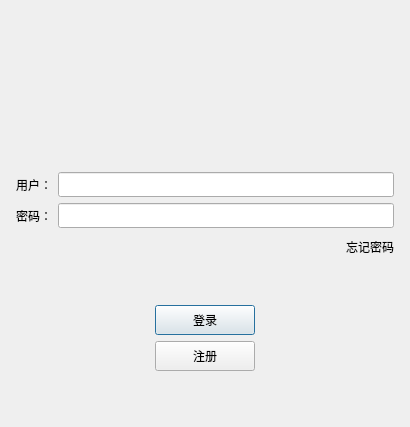
<?xml version="1.0" encoding="UTF-8"?>
<ui version="4.0">
 <class>LoginDialog</class>
 <widget class="QDialog" name="LoginDialog">
  <property name="geometry">
   <rect>
    <x>0</x>
    <y>0</y>
    <width>410</width>
    <height>427</height>
   </rect>
  </property>
  <property name="windowTitle">
   <string>Dialog</string>
  </property>
  <layout class="QVBoxLayout" name="verticalLayout_2">
   <item>
    <widget class="QWidget" name="widget" native="true">
     <layout class="QGridLayout" name="gridLayout">
      <item row="1" column="0">
       <spacer name="verticalSpacer">
        <property name="orientation">
         <enum>Qt::Orientation::Vertical</enum>
        </property>
        <property name="sizeHint" stdset="0">
         <size>
          <width>20</width>
          <height>40</height>
         </size>
        </property>
       </spacer>
      </item>
      <item row="0" column="0">
       <widget class="QLabel" name="label">
        <property name="text">
         <string/>
        </property>
        <property name="pixmap">
         <pixmap resource="rc.qrc">:/res/ice.png</pixmap>
        </property>
        <property name="alignment">
         <set>Qt::AlignmentFlag::AlignCenter</set>
        </property>
       </widget>
      </item>
     </layout>
    </widget>
   </item>
   <item>
    <layout class="QVBoxLayout" name="verticalLayout">
     <property name="leftMargin">
      <number>5</number>
     </property>
     <property name="topMargin">
      <number>5</number>
     </property>
     <property name="rightMargin">
      <number>5</number>
     </property>
     <property name="bottomMargin">
      <number>5</number>
     </property>
     <item>
      <spacer name="verticalSpacer_3">
       <property name="orientation">
        <enum>Qt::Orientation::Vertical</enum>
       </property>
       <property name="sizeHint" stdset="0">
        <size>
         <width>20</width>
         <height>40</height>
        </size>
       </property>
      </spacer>
     </item>
     <item>
      <layout class="QHBoxLayout" name="horizontalLayout">
       <item>
        <widget class="QLabel" name="user_label">
         <property name="minimumSize">
          <size>
           <width>0</width>
           <height>25</height>
          </size>
         </property>
         <property name="maximumSize">
          <size>
           <width>16777215</width>
           <height>25</height>
          </size>
         </property>
         <property name="text">
          <string>用户：</string>
         </property>
        </widget>
       </item>
       <item>
        <widget class="QLineEdit" name="user_lineEdit">
         <property name="minimumSize">
          <size>
           <width>0</width>
           <height>25</height>
          </size>
         </property>
         <property name="maximumSize">
          <size>
           <width>16777215</width>
           <height>25</height>
          </size>
         </property>
        </widget>
       </item>
      </layout>
     </item>
     <item>
      <layout class="QHBoxLayout" name="horizontalLayout_3">
       <item>
        <widget class="QLabel" name="pass_label">
         <property name="minimumSize">
          <size>
           <width>0</width>
           <height>25</height>
          </size>
         </property>
         <property name="maximumSize">
          <size>
           <width>16777215</width>
           <height>25</height>
          </size>
         </property>
         <property name="text">
          <string>密码：</string>
         </property>
        </widget>
       </item>
       <item>
        <widget class="QLineEdit" name="pass_lineEdit">
         <property name="maximumSize">
          <size>
           <width>16777215</width>
           <height>25</height>
          </size>
         </property>
        </widget>
       </item>
      </layout>
     </item>
     <item>
      <layout class="QHBoxLayout" name="horizontalLayout_4">
       <item>
        <spacer name="horizontalSpacer">
         <property name="orientation">
          <enum>Qt::Orientation::Horizontal</enum>
         </property>
         <property name="sizeHint" stdset="0">
          <size>
           <width>40</width>
           <height>20</height>
          </size>
         </property>
        </spacer>
       </item>
       <item>
        <widget class="QLabel" name="forget_label">
         <property name="minimumSize">
          <size>
           <width>0</width>
           <height>25</height>
          </size>
         </property>
         <property name="maximumSize">
          <size>
           <width>16777215</width>
           <height>25</height>
          </size>
         </property>
         <property name="text">
          <string>忘记密码</string>
         </property>
        </widget>
       </item>
      </layout>
     </item>
     <item>
      <spacer name="verticalSpacer_2">
       <property name="orientation">
        <enum>Qt::Orientation::Vertical</enum>
       </property>
       <property name="sizeHint" stdset="0">
        <size>
         <width>20</width>
         <height>40</height>
        </size>
       </property>
      </spacer>
     </item>
     <item>
      <layout class="QHBoxLayout" name="horizontalLayout_5">
       <item>
        <spacer name="horizontalSpacer_3">
         <property name="orientation">
          <enum>Qt::Orientation::Horizontal</enum>
         </property>
         <property name="sizeHint" stdset="0">
          <size>
           <width>40</width>
           <height>20</height>
          </size>
         </property>
        </spacer>
       </item>
       <item>
        <widget class="QPushButton" name="login_btn">
         <property name="minimumSize">
          <size>
           <width>100</width>
           <height>30</height>
          </size>
         </property>
         <property name="text">
          <string>登录</string>
         </property>
        </widget>
       </item>
       <item>
        <spacer name="horizontalSpacer_2">
         <property name="orientation">
          <enum>Qt::Orientation::Horizontal</enum>
         </property>
         <property name="sizeHint" stdset="0">
          <size>
           <width>40</width>
           <height>20</height>
          </size>
         </property>
        </spacer>
       </item>
      </layout>
     </item>
     <item>
      <layout class="QHBoxLayout" name="horizontalLayout_6">
       <item>
        <spacer name="horizontalSpacer_5">
         <property name="orientation">
          <enum>Qt::Orientation::Horizontal</enum>
         </property>
         <property name="sizeHint" stdset="0">
          <size>
           <width>40</width>
           <height>20</height>
          </size>
         </property>
        </spacer>
       </item>
       <item>
        <widget class="QPushButton" name="reg_btn">
         <property name="minimumSize">
          <size>
           <width>100</width>
           <height>30</height>
          </size>
         </property>
         <property name="text">
          <string>注册</string>
         </property>
        </widget>
       </item>
       <item>
        <spacer name="horizontalSpacer_4">
         <property name="orientation">
          <enum>Qt::Orientation::Horizontal</enum>
         </property>
         <property name="sizeHint" stdset="0">
          <size>
           <width>40</width>
           <height>20</height>
          </size>
         </property>
        </spacer>
       </item>
      </layout>
     </item>
     <item>
      <spacer name="verticalSpacer_4">
       <property name="orientation">
        <enum>Qt::Orientation::Vertical</enum>
       </property>
       <property name="sizeHint" stdset="0">
        <size>
         <width>20</width>
         <height>40</height>
        </size>
       </property>
      </spacer>
     </item>
    </layout>
   </item>
  </layout>
 </widget>
 <resources>
  <include location="rc.qrc"/>
 </resources>
 <connections/>
</ui>
